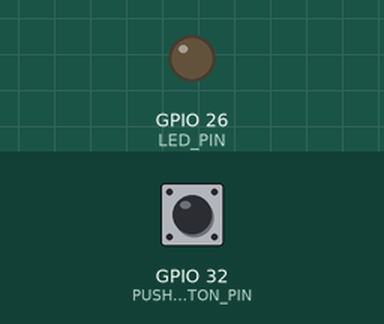
Simulated run of this sketch. Board: ESP32. Shown: output pins drawn as LEDs (lit = HIGH). Inputs (shaded band) come from the test bench; at power-on: GPIO 32 (PUSHBUTTON_PIN) HIGH.

Above: at 1.2 s.
1.3 s: GPIO 32 (PUSHBUTTON_PIN) pulled LOW for 0.15 s
At 1.4 s:
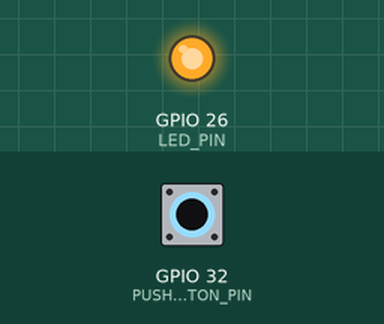
3.0 s: GPIO 32 (PUSHBUTTON_PIN) pulled LOW for 3.2 s
At 6.9 s:
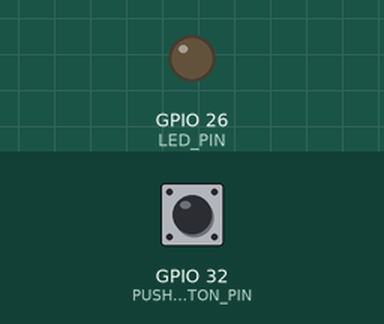
Timing chart, 0 to 8.4 s (numbered marks = the images above; inputs shaded):
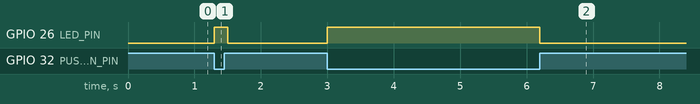

The sketch:

sketch_jan11a.ino
```cpp
#define PUSHBUTTON_PIN  32
#define LED_PIN    26

int button = 0;   // variable for reading the button status

void setup()
{
  pinMode(LED_PIN, OUTPUT);
  pinMode(PUSHBUTTON_PIN, INPUT_PULLUP);
}

void loop()
{
  button = digitalRead(PUSHBUTTON_PIN);
  if (button == LOW){
    digitalWrite(LED_PIN, HIGH);
    delay(100);
 }
  else{
    digitalWrite(LED_PIN, LOW);
  }
}
```

Measured:
- after the input at 1.3 s, GPIO 26 (LED_PIN): LOW → HIGH at once, → LOW 0.20 s later
- after the input at 3.0 s, GPIO 26 (LED_PIN): LOW → HIGH at once, → LOW 3.2 s later
